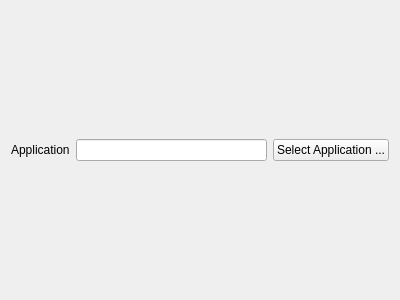
<ui version="4.0" >
 <class>MenuentryActionWidget</class>
 <widget class="QWidget" name="MenuentryActionWidget" >
  <property name="geometry" >
   <rect>
    <x>0</x>
    <y>0</y>
    <width>400</width>
    <height>300</height>
   </rect>
  </property>
  <property name="windowTitle" >
   <string>Form</string>
  </property>
  <layout class="QVBoxLayout" name="verticalLayout" >
   <item>
    <layout class="QGridLayout" name="gridLayout" >
     <item row="0" column="0" >
      <widget class="QLabel" name="applicationLael" >
       <property name="text" >
        <string>Application</string>
       </property>
      </widget>
     </item>
     <item row="0" column="1" >
      <widget class="KLineEdit" name="application" />
     </item>
     <item row="0" column="2" >
      <widget class="KPushButton" name="applicationButton" >
       <property name="text" >
        <string>Select Application ...</string>
       </property>
      </widget>
     </item>
    </layout>
   </item>
  </layout>
 </widget>
 <customwidgets>
  <customwidget>
   <class>KLineEdit</class>
   <extends>QLineEdit</extends>
   <header>klineedit.h</header>
  </customwidget>
  <customwidget>
   <class>KPushButton</class>
   <extends>QPushButton</extends>
   <header>kpushbutton.h</header>
  </customwidget>
 </customwidgets>
 <resources/>
 <connections/>
</ui>
